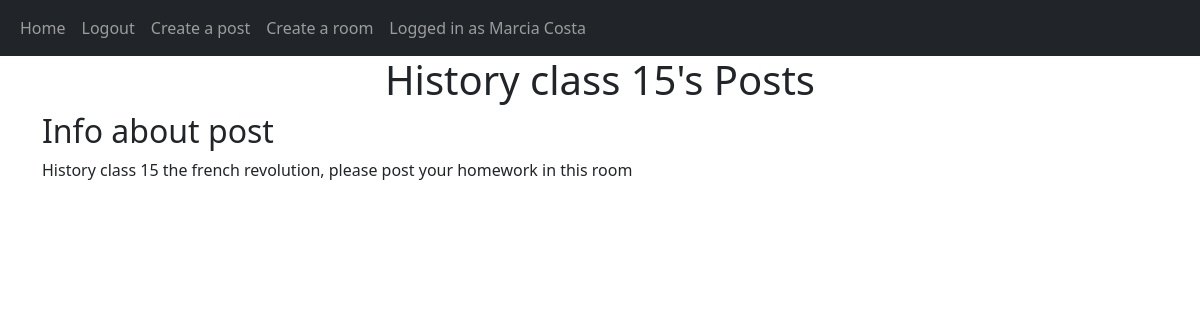
/content/1 (signed in), run on an earlier commit of the app's database.
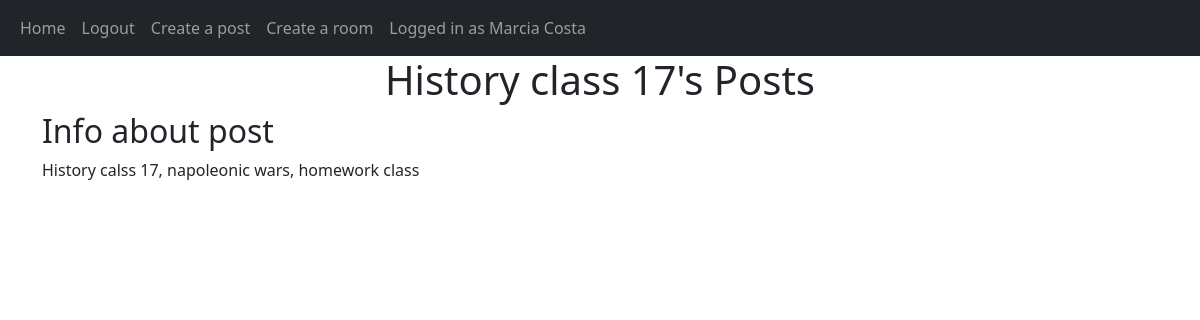
And on a later commit of the database.
### website/models.py (models this page shows)
class User(db.Model, UserMixin):
    id = db.Column(db.Integer, primary_key=True)
    username =  db.Column(db.String(150), unique=True)
    email = db.Column(db.String(150), unique=True)
    password =  db.Column(db.String(150))
    date_created =  db.Column(db.DateTime(timezone=True), default=func.now())
    posts = db.relationship('Post', backref='user', passive_deletes=True)
    IMGposts = db.relationship('ImagePost', backref='user', passive_deletes=True)
    rooms =  db.relationship('Room', backref='user', passive_deletes=True)

class Room(db.Model):
    id = db.Column(db.Integer, primary_key=True)
    title = db.Column(db.Text, nullable=False)
    info = db.Column(db.Text, nullable=False)
    date_created = db.Column(db.DateTime(timezone=True), default=func.now())
    author = db.Column(db.Integer, db.ForeignKey('user.id', ondelete='CASCADE'), nullable=False)
    posts = db.relationship('Post', backref='room', passive_deletes=True)
    IMGposts = db.relationship('ImagePost', backref='room', passive_deletes=True)
    participants = db.relationship('User', backref='room', passive_deletes=True)

### website/views.py (the view)
@views.route('/content/<room>')
@login_required
def room_content(room):
    room = int(room)
    current_room = Room.query.filter_by(id=room).first()
    if not current_room:
         flash('This room does no exist', category='error')
    else:
        images = ImagePost.query.filter_by(parent=current_room.id).all()
        posts = Post.query.filter_by(parent=current_room.id).all()
    return render_template("room-content.html", user=current_user, posts=posts, images=images, username=current_room.title, info =current_room.info)

### website/__init__.py (called while the page is built)
def create_app():
    app = Flask(__name__)
    app.config['SECRET_KEY'] = "hello"
    app.config['SQLALCHEMY_DATABASE_URI'] = f'sqlite:///{DB_NAME}'
    db.init_app(app)
    from .views import views
    from .auth import auth
    app.register_blueprint(views, url_prefix='/')
    app.register_blueprint(auth, url_prefix='/')
    from .models import User, Post
    create_database(app)
    login_manager = LoginManager()
    login_manager.login_view = 'auth.login'
    login_manager.init_app(app)
    @login_manager.user_loader
    def load_user(id):
        return User.query.get(int(id))
    return app

### website/templates/room-content.html (shortened to what this page needs)
{% extends 'posts-div.html' %}
{% block header %} {{username}}'s Posts {% endblock %}
{% block info %}<h2>Info about post</h2> {{info}} {% endblock %}

### website/templates/posts-div.html (shortened to what this page needs)
{% extends 'base.html' %}
{% block content %}
<h1 align='center'>{% block header %}{% endblock %}</h1>
{% block info %}{% endblock %}
<br>
{% endblock %}

### website/templates/base.html (shortened to what this page needs)
<!DOCTYPE html>
<html lang="en">
<head>
    <link href="https://cdn.jsdelivr.net/npm/bootstrap@5.1.1/dist/css/bootstrap.min.css"
    rel="stylesheet"
    >
</head>
<body>
    <nav class="navbar navbar-expand-lg navbar-dark bg-dark">
        <div class="container-fluid">
            <div class="collapse navbar-collapse" id="navbar">
                <div class="navbar-nav">
                <a class="nav-item nav-link" href="/home">Home</a>
                {% if user.is_authenticated %}
                    <a class="nav-item nav-link" href="/logout">Logout</a>
                    <a class="nav-item nav-link" href="/create-post">Create a post</a>
                    <a class="nav-item nav-link" href="/create-room">Create a room</a>
                    <a class="nav-item nav-link" href="/posts/{{user.username}}">Logged in as {{user.username}}</a>
                    {% else %}
                    <a class="nav-item nav-link" href="/login">Login</a>
                    <a class="nav-item nav-link" href="/signup">Sign Up</a>
                    {% endif %}
                </div>
            </div>
        </div>
    </nav>
    <div class="container">{% block content %}{% endblock %}</div>
</body>
</html>

What changed in the data, as far as the page shows it:
changed Room: title "History class 15" → "History class 17"; info "History class 15 the french revolution, please post your homework in this room" → "History calss 17, napoleonic wars, homework class"
